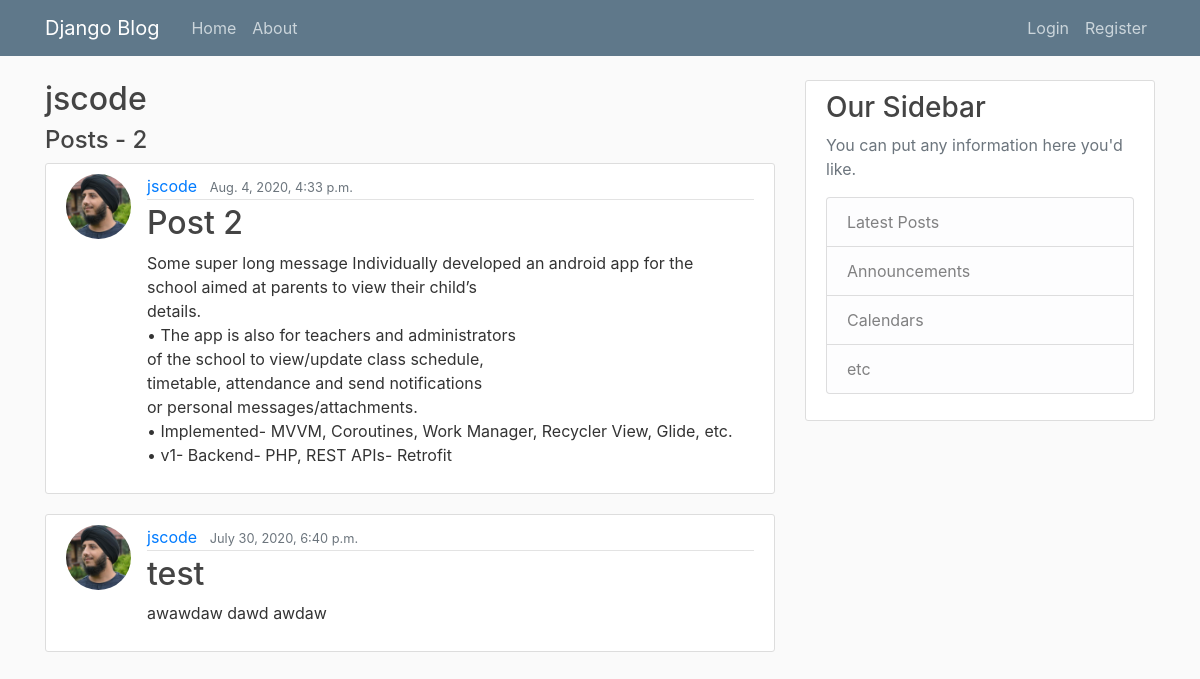
/user/jscode/, run on an earlier commit of the app's database.
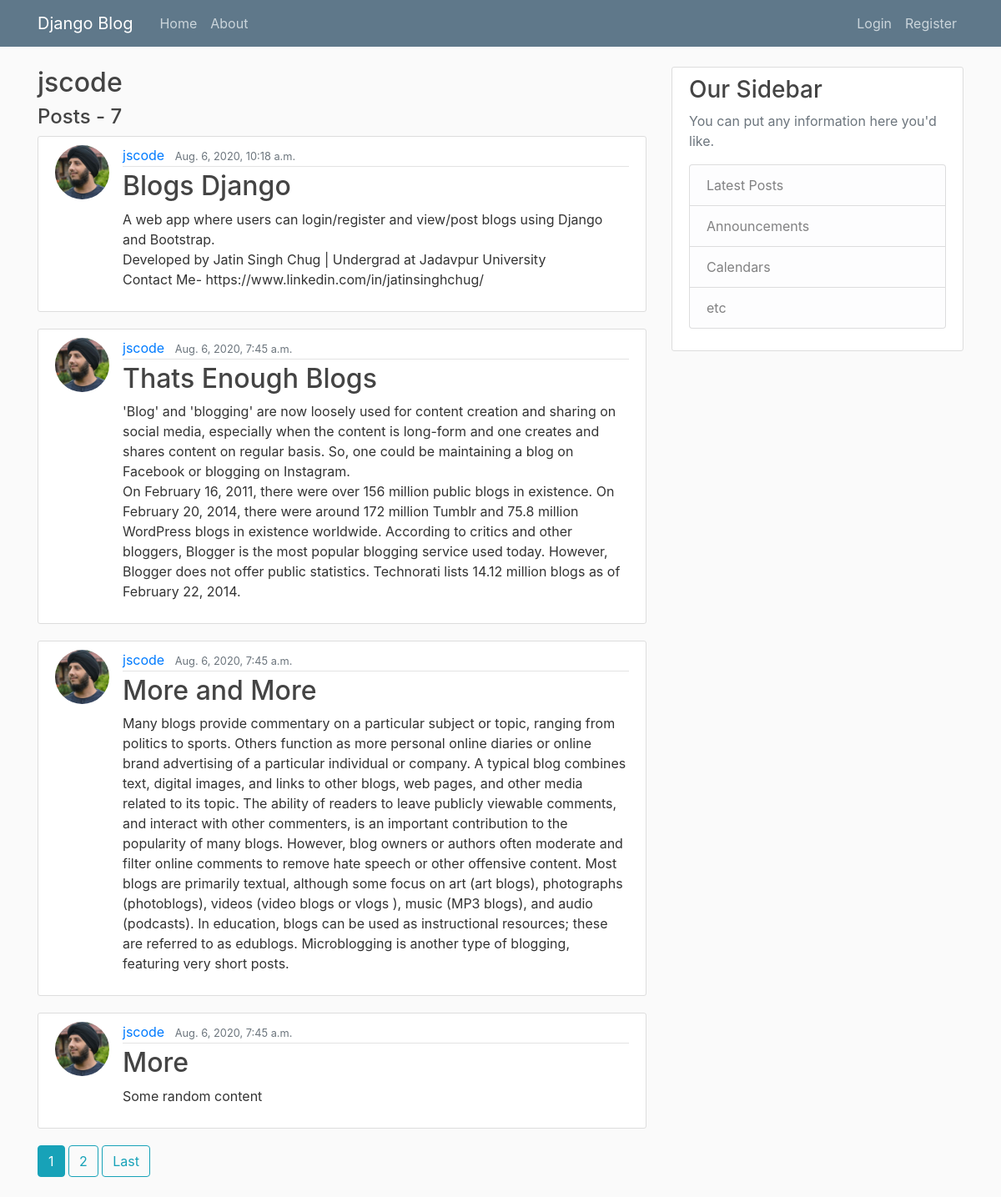
And on a later commit of the database.
### blogs/models.py (models this page shows, shortened)
class Post(models.Model):
    title = models.CharField(max_length=32)
    content = models.TextField()
    date_posted = models.DateTimeField(default=timezone.now)
    author = models.ForeignKey(User, on_delete= models.CASCADE)

### users/models.py (models this page shows, shortened)
class Profile(models.Model):
    user = models.OneToOneField(User,on_delete=models.CASCADE)
    image = models.ImageField(default='default.jpg',upload_to='profile_pics')

### blogs/views.py (the view)
# urls.py: path('user/<str:username>/',views.UserPostListView.as_view(),name="user-posts"),
class UserPostListView(ListView):
    model=Post
    template_name='blogs/user_posts.html'
    context_object_name='posts'
    paginate_by = 4
    def get_queryset(self):
        user = get_object_or_404(User,username=self.kwargs.get("username"))
        return Post.objects.filter(author=user).order_by('-date_posted')

### templates/blogs/user_posts.html (shortened to what this page needs)
{% extends "base.html" %}
{% block content %}
<div>
    <h2 class="mb-2">{{ view.kwargs.username }}</h2>
    <h4 class="mb-2">Posts - {{ page_obj.paginator.count }}</h4>
</div>
{% for post in posts %}
<article class="media content-section">
    <img class="rounded-circle article-img" src="{{ post.author.profile.image.url }}">
    <div class="media-body">
        <div class="article-metadata">
            <a class="mr-2" href="#">{{ post.author }}</a>
            <small class="text-muted">{{ post.date_posted }}</small>
        </div>
        <h2><a class="article-title" href="{% url 'post-detail' post.id %}">{{ post.title }}</a></h2>
        <p class="article-content">{{ post.content }}</p>
    </div>
</article>
{% endfor %}
{% if is_paginated %}
    {% for n in page_obj.paginator.page_range %}
        {% if n == page_obj.number %}
            <a class="btn btn-info mb-4" href="?page={{ n }}">{{ n }}</a>
        {% elif n > page_obj.number|add:'-3' and n < page_obj.number|add:'3' %}
            <a class="btn btn-outline-info mb-4" href="?page={{ n }}">{{ n }}</a>
        {% endif %}
    {% endfor %}
    {% if page_obj.has_next %}
        <a class="btn btn-outline-info mb-4" href="?page={{ page_obj.paginator.num_pages }}">Last</a>
    {% endif %}
{% endif %}
{% endblock content %}

What changed in the data, as far as the page shows it:
removed Post: author.profile.image (picture), author "jscode", date_posted "Aug. 4, 2020, 4:33 p.m.", title "Post 2", content "Some super long message Individually developed an android app for the school aimed at parents to view their child’s details. • The app is also for teachers and administrators of the school to view/update class schedule, timetable, attendance and send notifications or personal messages/attachments. • Implemented- MVVM, Coroutines, Work Manager, Recycler View, Glide, etc. • v1- Backend- PHP, REST APIs- Retrofit"
removed Post: author.profile.image (picture), author "jscode", date_posted "July 30, 2020, 6:40 p.m.", title "test", content "awawdaw dawd awdaw"
added Post: author.profile.image (picture), author "jscode", date_posted "Aug. 6, 2020, 10:18 a.m.", title "Blogs Django", content "A web app where users can login/register and view/post blogs using Django and Bootstrap. Developed by Jatin Singh Chug | Undergrad at Jadavpur University Contact Me- https://www.linkedin.com/in/jatinsinghchug/"
added Post: author.profile.image (picture), author "jscode", date_posted "Aug. 6, 2020, 7:45 a.m.", title "Thats Enough Blogs", content "'Blog' and 'blogging' are now loosely used for content creation and sharing on social media, especially when the content is long-form and one creates and shares content on regular basis. So, one could be maintaining a blog on Facebook or blogging on Instagram. On February 16, 2011, there were over 156 million public blogs in existence. On February 20, 2014, there were around 172 million Tumblr and 75.8 million WordPress blogs in existence worldwide. According to critics and other bloggers, Blogger is the most popular blogging service used today. However, Blogger does not offer public statistics. Technorati lists 14.12 million blogs as of February 22, 2014."
added Post: author.profile.image (picture), author "jscode", date_posted "Aug. 6, 2020, 7:45 a.m.", title "More and More", content "Many blogs provide commentary on a particular subject or topic, ranging from politics to sports. Others function as more personal online diaries or online brand advertising of a particular individual or company. A typical blog combines text, digital images, and links to other blogs, web pages, and other media related to its topic. The ability of readers to leave publicly viewable comments, and interact with other commenters, is an important contribution to the popularity of many blogs. However, blog owners or authors often moderate and filter online comments to remove hate speech or other offensive content. Most blogs are primarily textual, although some focus on art (art blogs),…"
added Post: author.profile.image (picture), author "jscode", date_posted "Aug. 6, 2020, 7:45 a.m.", title "More", content "Some random content"
Also different on the page:
{{ page_obj.paginator.count }}: "2" → "7"
new list line: "1"
new list line: "2"
text now shown: "Last"
